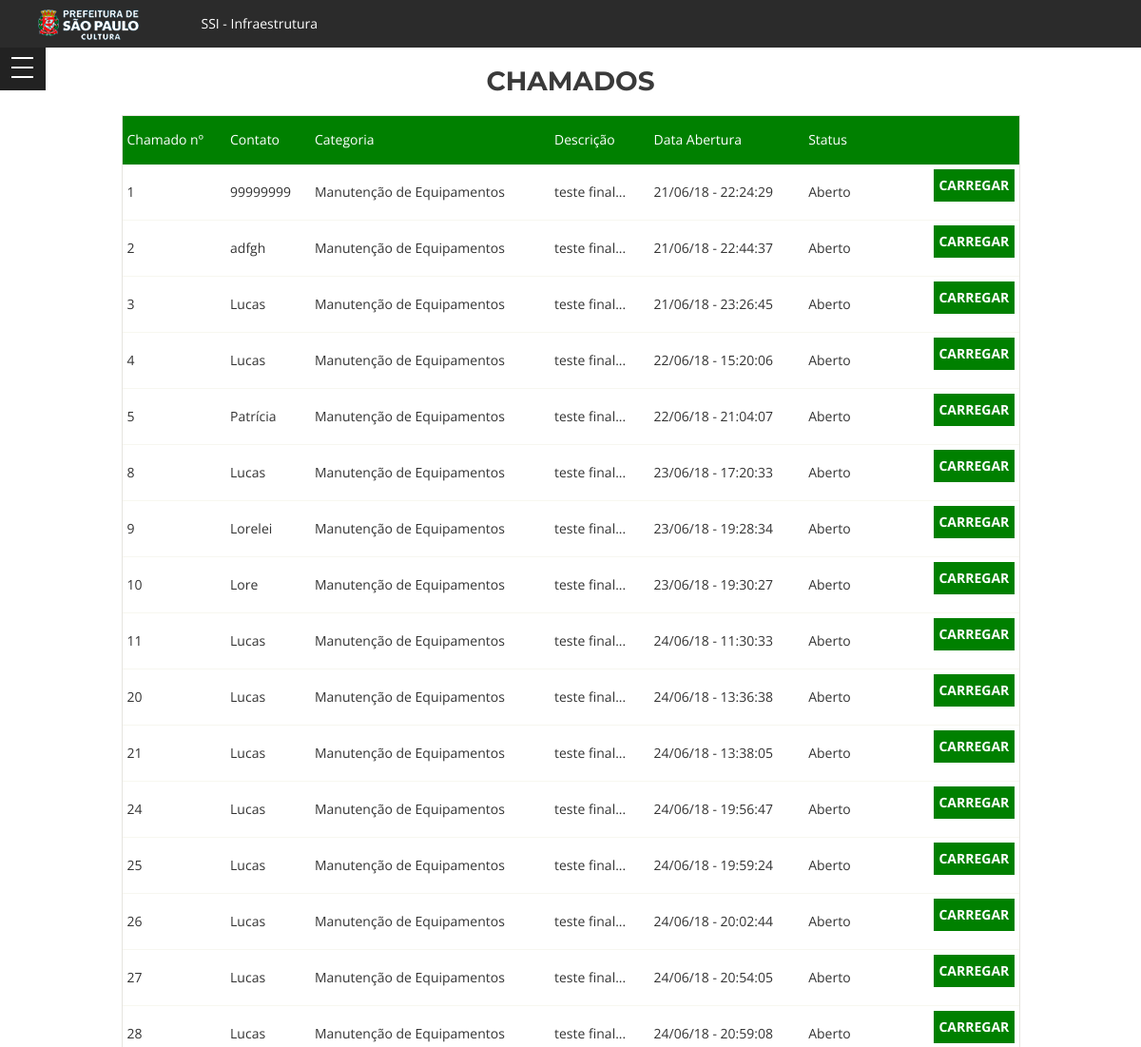
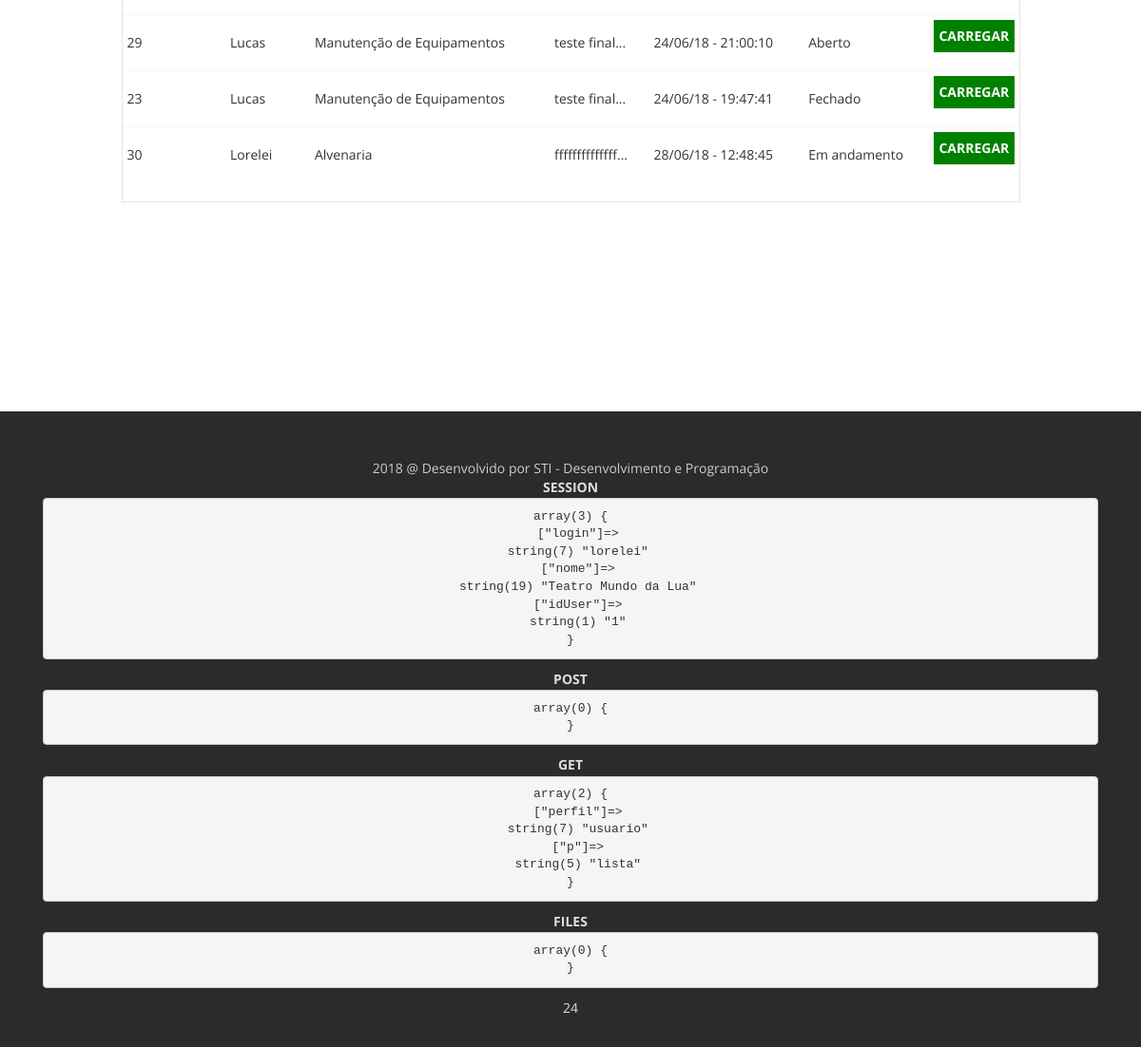
Page /visual/index_usuario.php?perfil=usuario&p=lista (signed in) on the committed database (2 pictures, top to bottom).
### tables this page shows
CREATE TABLE `problems` (
  `id` int(11) NOT NULL,
  `users_id` int(11) NOT NULL,
  `local` varchar(100) NOT NULL,
  `phone` varchar(45) NOT NULL,
  `email` varchar(100) NOT NULL,
  `contact` varchar(20) NOT NULL,
  `priorities_id` int(1) NOT NULL,
  `categories_id` int(2) NOT NULL,
  `description` longtext NOT NULL,
  `solution` longtext,
  `startDate` datetime NOT NULL,
  `inProgress` datetime NOT NULL,
  `closedate` datetime DEFAULT NULL,
  `problem_status_id` int(1) NOT NULL,
  `administrators_id` int(11) NOT NULL
);

CREATE TABLE `categories` (
  `id` int(2) NOT NULL,
  `category` varchar(120) NOT NULL,
  `published` tinyint(1) DEFAULT '1' NOT NULL
);

CREATE TABLE `problem_status` (
  `id` int(1) NOT NULL,
  `status` varchar(12) NOT NULL
);

### perfil/usuario.php (called while the page is built, shortened)
<?php
	if(isset($_GET['p']))
	{
		$p = $_GET['p'];
	}
	else
	{
		$p = "index";
	}
	include "usuario/".$p.".php";
?>

### funcoes/funcoesGerais.php (called while the page is built, shortened)
<?php
function exibirDataHoraBr($data)
{
	if($data == '0000-00-00 00:00:00')
	{
		return "0000-00-00 00:00:00";
	}
	else
	{
		$timestamp = strtotime($data);
		return date('d/m/y - H:i:s', $timestamp);
	}
}
function recuperaDados($tabela,$campo,$variavelCampo)
{
	$con = bancoMysqli();
	$sql = "SELECT * FROM $tabela WHERE ".$campo." = '$variavelCampo' LIMIT 0,1";
	$query = mysqli_query($con,$sql);
	$campo = mysqli_fetch_array($query);
	return $campo;
}
?>

### perfil/usuario/lista.php (the view, shortened to what this page needs)
<?php
$con = bancoMysqli();
$idUser= $_SESSION['idUser'];
?>
<section id="list_items" class="home-section bg-white">
	<div class="container"><?php include 'includes/menu.php'; ?>
		<div class="form-group">
			<h3>CHAMADOS</h3>
		</div>
		<div class="row">
			<div class="col-md-offset-1 col-md-10">
				<div class="table-responsive list_info">
					<table class='table table-condensed'>
						<thead>
							<tr class='list_menu'>
								<td>Chamado nº</td>
								<td>Contato</td>
								<td>Categoria</td>
								<td>Descrição</td>
								<td>Data Abertura</td>
								<td>Status</td>
								<td width="10%"></td>
							</tr>
						</thead>
						<tbody>
						<?php
							$sql = "SELECT * FROM problems
									WHERE users_id = '$idUser'
									ORDER BY problem_status_id, startDate";
							$query = mysqli_query($con,$sql);
							$num = mysqli_num_rows($query);
							if($num > 0)
							{
								while($campo = mysqli_fetch_array($query))
								{
									$category = recuperaDados("categories","id",$campo['categories_id']);
									$status = recuperaDados("problem_status","id",$campo['problem_status_id']);
									echo "<tr>";
									echo "<td class='list_description'>".$campo['id']."</td>";
									echo "<td class='list_description'>".$campo['contact']."</td>";
									echo "<td class='list_description'>".$category['category']."</td>";
									echo "<td class='list_description'>".substr($campo['description'],0,25)."...</td>";
									echo "<td class='list_description'>".exibirDataHoraBr($campo['startDate'])."</td>";
									echo "<td class='list_description'>".$status['status']."</td>";
									echo "
										<td class='list_description'>
											<form method='POST' action='?perfil=usuario&p=detalhes'>
												<input type='hidden' name='idChamado' value='".$campo['id']."' />
												<input type ='submit' class='btn btn-theme btn-block' value='carregar'>
											</form>
										</td>";
									echo "</tr>";
								}
							}
							else
							{
								echo "<tr>";
								echo "<td class='list_description'>Não há chamados registrados.</td>";
								echo "</tr>";
							}
							?>
						</tbody>
					</table>
				</div>
			</div>
		</div>
	</div>
</section>

### visual/css/style.css (style rules this page uses)
body { margin:0; padding:0; text-align: center; font-family: 'Open Sans', sans-serif; font-size: 14px; line-height: 1.6em; }
h3 { font-size: 28px; }
h1,h2,h3,h4,h5,h6,.h1,.h2,.h3,.h4,.h5,.h6 { color: #3a3a3a; font-weight: 700; margin-bottom: 20px; font-family: 'Montserrat', sans-serif; }
.btn-theme,.btn-theme:hover,.btn-theme:focus { color: #fff; }
.home-section { width: 100%; padding: 50px 0px 170px 0px; }
.bg-white { background: #fff; }

### visual/color/default.css (style rules this page uses)
.btn-theme { background: #008000; }

### visual/css/overwrite.css (style rules this page uses)
.btn { font-weight: 700; text-transform: uppercase; text-shadow: none; background-image:none; border-color: none; border-bottom-color: none; -webkit-box-shadow: none; -moz-box-shadow: none; box-shadow: none; }
.btn { outline:0; -webkit-border-radius: 0; -moz-border-radius: 0; border-radius: 0; }

### rows in the picture
problems: id "1", contact "99999999", categories.category "Manutenção de Equipamentos", description "teste final", startDate "21/06/18 - 22:24:29", problem_status.status "Aberto"
problems: id "2", contact "adfgh", categories.category "Manutenção de Equipamentos", description "teste final", startDate "21/06/18 - 22:44:37", problem_status.status "Aberto"
problems: id "3", contact "Lucas", categories.category "Manutenção de Equipamentos", description "teste final", startDate "21/06/18 - 23:26:45", problem_status.status "Aberto"
problems: id "4", contact "Lucas", categories.category "Manutenção de Equipamentos", description "teste final", startDate "22/06/18 - 15:20:06", problem_status.status "Aberto"
problems: id "5", contact "Patrícia", categories.category "Manutenção de Equipamentos", description "teste final", startDate "22/06/18 - 21:04:07", problem_status.status "Aberto"
problems: id "8", contact "Lucas", categories.category "Manutenção de Equipamentos", description "teste final", startDate "23/06/18 - 17:20:33", problem_status.status "Aberto"
problems: id "9", contact "Lorelei", categories.category "Manutenção de Equipamentos", description "teste final", startDate "23/06/18 - 19:28:34", problem_status.status "Aberto"
problems: id "10", contact "Lore", categories.category "Manutenção de Equipamentos", description "teste final", startDate "23/06/18 - 19:30:27", problem_status.status "Aberto"
problems: id "11", contact "Lucas", categories.category "Manutenção de Equipamentos", description "teste final", startDate "24/06/18 - 11:30:33", problem_status.status "Aberto"
problems: id "20", contact "Lucas", categories.category "Manutenção de Equipamentos", description "teste final", startDate "24/06/18 - 13:36:38", problem_status.status "Aberto"
problems: id "21", contact "Lucas", categories.category "Manutenção de Equipamentos", description "teste final", startDate "24/06/18 - 13:38:05", problem_status.status "Aberto"
problems: id "24", contact "Lucas", categories.category "Manutenção de Equipamentos", description "teste final", startDate "24/06/18 - 19:56:47", problem_status.status "Aberto"
problems: id "25", contact "Lucas", categories.category "Manutenção de Equipamentos", description "teste final", startDate "24/06/18 - 19:59:24", problem_status.status "Aberto"
problems: id "26", contact "Lucas", categories.category "Manutenção de Equipamentos", description "teste final", startDate "24/06/18 - 20:02:44", problem_status.status "Aberto"
problems: id "27", contact "Lucas", categories.category "Manutenção de Equipamentos", description "teste final", startDate "24/06/18 - 20:54:05", problem_status.status "Aberto"
problems: id "28", contact "Lucas", categories.category "Manutenção de Equipamentos", description "teste final", startDate "24/06/18 - 20:59:08", problem_status.status "Aberto"
problems: id "29", contact "Lucas", categories.category "Manutenção de Equipamentos", description "teste final", startDate "24/06/18 - 21:00:10", problem_status.status "Aberto"
problems: id "23", contact "Lucas", categories.category "Manutenção de Equipamentos", description "teste final", startDate "24/06/18 - 19:47:41", problem_status.status "Fechado"
problems: id "30", contact "Lorelei", categories.category "Alvenaria", description "ffffffffffffff", startDate "28/06/18 - 12:48:45", problem_status.status "Em andamento"

### other values in the picture
var_dump($_SESSION) "array(3) { [\"login\"]=> string(7) \"lorelei\" [\"nome\"]=> string(19) \"Teatro Mundo da Lua\" [\"idUser\"]=> string(1) \"1\" }"
var_dump($_POST) "array(0) { }"
var_dump($_GET) "array(2) { [\"perfil\"]=> string(7) \"usuario\" [\"p\"]=> string(5) \"lista\" }"
var_dump($_FILES) "array(0) { }"
ini_get('session.gc_maxlifetime')/60 "24"
